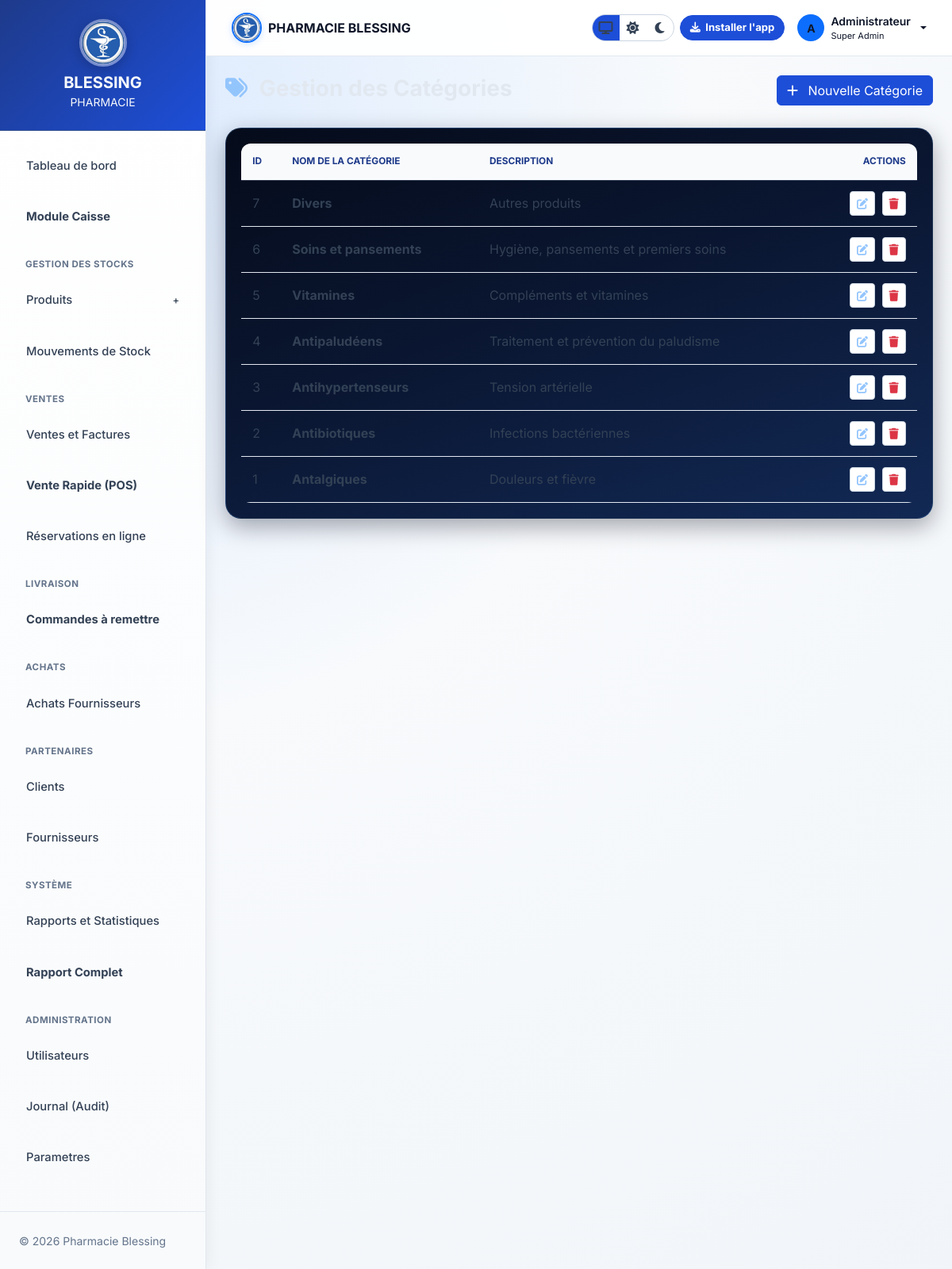
The page /modules/categories/index.php (signed in) on the database its author committed.
### tables this page shows
CREATE TABLE IF NOT EXISTS categories (
  id INT AUTO_INCREMENT PRIMARY KEY,
  name VARCHAR(150) NOT NULL UNIQUE,
  description TEXT NULL,
  created_at DATETIME NOT NULL DEFAULT CURRENT_TIMESTAMP
);

### modules/categories/index.php (the view, shortened to what this page needs)
<?php
require_once '../../config/db.php';
require_once '../../includes/functions.php';
$categories = $pdo->query("SELECT * FROM categories ORDER BY id DESC")->fetchAll();
require_once '../../includes/header.php';
?>
<div class="row mb-4">
    <div class="col-md-6">
        <h3 class="fw-bold"><i class="fas fa-tags text-primary me-2"></i> Gestion des Catégories</h3>
    </div>
    <div class="col-md-6 text-end">
        <button class="btn btn-primary" data-bs-toggle="modal" data-bs-target="#addCategoryModal">
            <i class="fas fa-plus me-2"></i> Nouvelle Catégorie
        </button>
    </div>
</div>
<div class="cat-night-wrap">
    <div class="table-responsive">
        <table class="table table-hover table-custom mb-0">
            <thead>
                <tr>
                    <th style="width: 50px;">ID</th>
                    <th>Nom de la catégorie</th>
                    <th>Description</th>
                    <th class="text-end">Actions</th>
                </tr>
            </thead>
            <tbody>
                <?php foreach ($categories as $cat): ?>
                <tr>
                    <td><?php echo $cat['id']; ?></td>
                    <td class="fw-bold"><?php echo $cat['name']; ?></td>
                    <td><?php echo $cat['description'] ?: '-'; ?></td>
                    <td class="text-end">
                        <button class="btn btn-sm btn-light text-primary edit-cat"
                                data-id="<?php echo $cat['id']; ?>"
                                data-name="<?php echo $cat['name']; ?>"
                                data-description="<?php echo $cat['description']; ?>"
                                data-bs-toggle="modal" data-bs-target="#addCategoryModal">
                            <i class="fas fa-edit"></i>
                        </button>
                        <?php echo csrf_delete_form($cat['id'], 'Supprimer cette catégorie ?', 'btn btn-sm btn-light text-danger ms-1'); ?>
                    </td>
                </tr>
                <?php endforeach; ?>
            </tbody>
        </table>
    </div>
</div>
<?php require_once '../../includes/footer.php'; ?>

### includes/functions.php (shortened to what this page needs)
<?php
function csrf_token() {
    return $_SESSION['csrf_token'];
}
function csrf_delete_form($id, $confirm, $buttonClass = 'btn btn-sm btn-light text-danger') {
    $token = htmlspecialchars(csrf_token(), ENT_QUOTES, 'UTF-8');
    $message = htmlspecialchars(json_encode($confirm, JSON_UNESCAPED_UNICODE), ENT_QUOTES, 'UTF-8');
    $class = htmlspecialchars($buttonClass, ENT_QUOTES, 'UTF-8');
    return '<form method="post" class="d-inline" onsubmit="return confirm(' . $message . ')">'
        . '<input type="hidden" name="csrf_token" value="' . $token . '">'
        . '<input type="hidden" name="delete_id" value="' . (int)$id . '">'
        . '<button type="submit" class="' . $class . '" title="Supprimer"><i class="fas fa-trash"></i></button>'
        . '</form>';
}
?>

### rows shown on the page
categories: id "7", name "Divers", description "Autres produits"
categories: id "6", name "Soins et pansements", description "Hygiène, pansements et premiers soins"
categories: id "5", name "Vitamines", description "Compléments et vitamines"
categories: id "4", name "Antipaludéens", description "Traitement et prévention du paludisme"
categories: id "3", name "Antihypertenseurs", description "Tension artérielle"
categories: id "2", name "Antibiotiques", description "Infections bactériennes"
categories: id "1", name "Antalgiques", description "Douleurs et fièvre"

### other values the page prints
substr($_SESSION['full_name'], 0, 1) "A"
$_SESSION['full_name'] "Administrateur"
$_SESSION['role'] "Super Admin"
